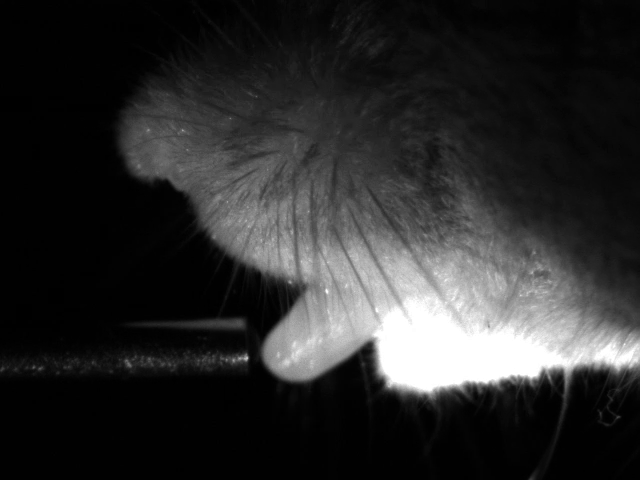
#> input picture 1-Improve-Tongue-Tracking/grabcut_app/grabcut_app_cpp/scene02963.png, 640 x 480 px
$ python tongue_tip_track_2D.py --in_path ../../1-Improve-Tongue-Tracking/grabcut_app/grabcut_app_cpp/scene02963.png
#> lines starting #> are read from the running program, lines starting #| are printed output that depends on the picture; after the words box and inside, x2 and y2 are one past the last pixel; in counts of white or black regions, pixels touching at a corner belong together
import numpy as np
from matplotlib import pyplot as plt
from numba import njit, jit, prange
from numba.types import bool_

@njit("float32[:](int32[:, :])", parallel=True)
def centroid(a):
    return np.array([np.mean(a[:, 0]), np.mean(a[:, 1])], dtype=np.float32)

@njit("float32(float32, float32, float32)")
def clip(a, min_val, max_val):
    return np.minimum(np.maximum(a, min_val), max_val)

@njit("bool_[:](bool_[:, :], int32[:, :])", parallel=True)
def v_is_boundary(img, a):
    ans = np.zeros(a.shape[0], dtype=bool_)
    for i in prange(a.shape[0]):
        if img[a[i][1]][a[i][0]] == 0:
            continue
        for dy in prange(-1, 2):
            for dx in prange(-1, 2):
                ans[i] |= (a[i][0]+dx<img.shape[1] and a[i][1]+dy<img.shape[0] and a[i][0]+dx>=0 and a[i][1]+dy>=0 and img[a[i][1] + dy][a[i][0] + dx] == 0)
    return ans

@njit("float32[:](float32[:, :])", parallel=True)
def v_norm(a):
    ans = np.zeros(a.shape[0], dtype=np.float32)
    for i in prange(a.shape[0]):
        ans[i] = np.sqrt(a[i][0]*a[i][0] + a[i][1]*a[i][1])
    return ans

@njit("float32[:](float32[:, :], float32[:])", parallel=True)
def v_angle(a, v2):
    ans = np.zeros(a.shape[0], dtype=np.float32)
    n1 = v_norm(a)
    v2 = v2.astype(np.float32)
    n2 = np.linalg.norm(v2.astype(np.float32))
    d = np.dot(np.ascontiguousarray(a), v2)
    if n2 == 0:
        return ans
    for i in prange(a.shape[0]):
        if n1[i] == 0:
            ans[i] = 0
            continue
        ans[i] = np.degrees(np.math.acos(clip(d[i] / (n1[i] * n2), np.float32(-1), np.float32(1))))
    return ans

@njit("float32[:](bool_[:, :], float32[:])", parallel=True)
def find_tongue_tip(img, init_vec):
    mask = np.column_stack(np.where(img == 1)[::-1]).astype(np.int32)
    c1 = centroid(mask)

    dists = v_norm(c1 - mask)
    dist75 = int(sorted(dists)[int(0.75 * len(dists))])

    v1 = init_vec
    cand1 = mask[np.where(np.logical_and(v_norm(mask - c1) > dist75, v_angle(mask - c1, v1) < 45))]

    if len(cand1) == 0:
        return c1
    c2 = centroid(cand1)
    v2 = c2 - c1
    cand2 = cand1[np.where(np.logical_and(v_angle(cand1-c1, v2) < 15, v_is_boundary(img, cand1)))]

    if len(cand2) == 0:
        return c2
    return centroid(cand2)

@njit("float32[:](bool_[:, :], float32[:])", parallel=True)
def find_tongue_tip_no_dist(img, init_vec):
    mask = np.column_stack(np.where(img == 1)[::-1]).astype(np.int32)
    c1 = centroid(mask)

    v1 = init_vec
    cand1 = mask[np.where(v_angle(mask - c1, v1) < 45)]

    if len(cand1) == 0:
        return c1
    c2 = centroid(cand1)
    v2 = c2 - c1
    cand2 = cand1[np.where(np.logical_and(v_angle(cand1-c1, v2) < 15, v_is_boundary(img, cand1)))]

    if len(cand2) == 0:
        return c2
    return centroid(cand2)

def load_bool_img(path):
    img = plt.imread(path)
#> img is the input picture: shape (480, 640, 3) float32; min 0, max 1, mean 0.171
    grayscale_img = np.dot(img[...,:3], [0.2989, 0.5870, 0.1140])
    threshold = 0.5
    binarized_img = grayscale_img > threshold
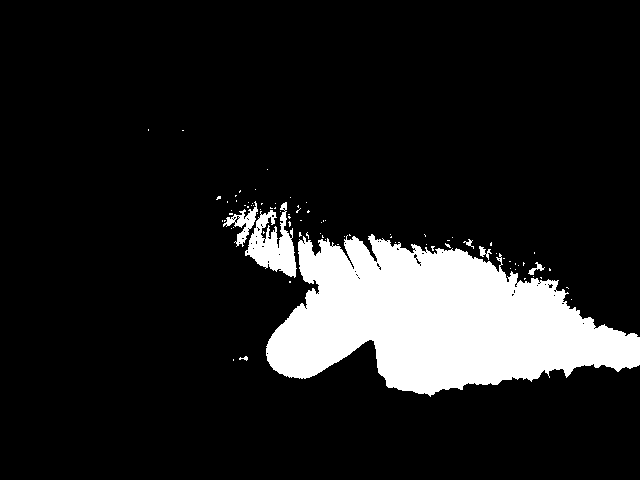
#> binarized_img: shape (480, 640) bool; 12.9% white; 83 white regions (76 under 20 px), largest, box (x1, y1, x2, y2) and area: (266, 234, 640, 397) 36829, (245, 202, 297, 278) 1953, (223, 201, 258, 247) 500
    return np.array(binarized_img, dtype=np.bool_)

def plot_tip(img, tip):
    plt.imshow(img, cmap="gray")
    plt.scatter(x = tip[0], y = tip[1], c = "r", s = 10);
    plt.show()

if __name__ == "__main__":
    import argparse
    parser = argparse.ArgumentParser(description="Find tongue tip from binary mask.")
    parser.add_argument("--in_path", required=True, help="Input image of binary mask")
    parser.add_argument("--show", action="store_true", help="Show the image with the tongue tip")
    args = parser.parse_args()
    img = load_bool_img(args.in_path)
#> (the run stopped early here; a loop or call above may not have finished)
